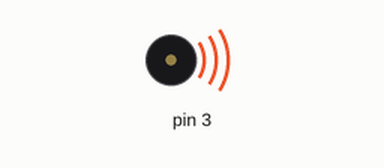
Recording of a sketch running on a simulated Arduino Uno, built with avr-gcc and run on an emulated ATmega328P. Shown: buzzer (waves = sounding).

Above: at 0.1 s.
At 44.2 s:
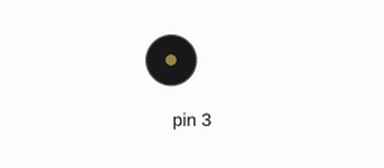
Timing chart, 0 to 45.7 s (numbered marks = the images above):
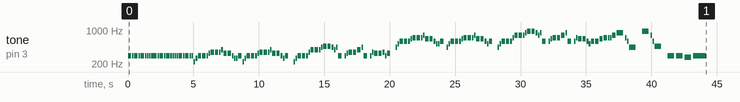

The sketch:

hes_a_pirate.ino
```cpp
#define NOTE_B0  0
#define NOTE_C1  33
#define NOTE_CS1 35
#define NOTE_D1  37
#define NOTE_DS1 39
#define NOTE_E1  41
#define NOTE_F1  44
#define NOTE_FS1 46
#define NOTE_G1  49
#define NOTE_GS1 52
#define NOTE_A1  55
#define NOTE_AS1 58
#define NOTE_B1  62
#define NOTE_C2  65
#define NOTE_CS2 69
#define NOTE_D2  73
#define NOTE_DS2 78
#define NOTE_E2  82
#define NOTE_F2  87
#define NOTE_FS2 93
#define NOTE_G2  98
#define NOTE_GS2 104
#define NOTE_A2  110
#define NOTE_AS2 117
#define NOTE_B2  123
#define NOTE_C3  131
#define NOTE_CS3 139
#define NOTE_D3  147
#define NOTE_DS3 156
#define NOTE_E3  165
#define NOTE_F3  175
#define NOTE_FS3 185
#define NOTE_G3  196
#define NOTE_GS3 208
#define NOTE_A3  220
#define NOTE_AS3 233
#define NOTE_B3  247
#define NOTE_C4  262
#define NOTE_CS4 277
#define NOTE_D4  294
#define NOTE_DS4 311
#define NOTE_E4  330
#define NOTE_F4  349
#define NOTE_FS4 370
#define NOTE_G4  392
#define NOTE_GS4 415
#define NOTE_A4  440
#define NOTE_AS4 466
#define NOTE_B4  494
#define NOTE_C5  523
#define NOTE_CS5 554
#define NOTE_D5  587
#define NOTE_DS5 622
#define NOTE_E5  659
#define NOTE_F5  698
#define NOTE_FS5 740
#define NOTE_G5  784
#define NOTE_GS5 831
#define NOTE_A5  880
#define NOTE_AS5 932
#define NOTE_B5  988
#define NOTE_C6  1047
#define NOTE_CS6 1109
#define NOTE_D6  1175
#define NOTE_DS6 1245
#define NOTE_E6  1319
#define NOTE_F6  1397
#define NOTE_FS6 1480
#define NOTE_G6  1568
#define NOTE_GS6 1661
#define NOTE_A6  1760
#define NOTE_AS6 1865
#define NOTE_B6  1976
#define NOTE_C7  2093
#define NOTE_CS7 2217
#define NOTE_D7  2349
#define NOTE_DS7 2489
#define NOTE_E7  2637
#define NOTE_F7  2794
#define NOTE_FS7 2960
#define NOTE_G7  3136
#define NOTE_GS7 3322
#define NOTE_A7  3520
#define NOTE_AS7 3729
#define NOTE_B7  3951
#define NOTE_C8  4186
#define NOTE_CS8 4435
#define NOTE_D8  4699
#define NOTE_DS8 4978

// notes in the melody:
int melody[] = {

  NOTE_D4, NOTE_D4, NOTE_D4, NOTE_D4, NOTE_D4, NOTE_D4, NOTE_D4, NOTE_D4, NOTE_D4, NOTE_D4, NOTE_D4, NOTE_D4, NOTE_D4, NOTE_D4, NOTE_D4, NOTE_D4, NOTE_D4, NOTE_D4, NOTE_D4, NOTE_D4, NOTE_D4, NOTE_D4, NOTE_D4,
  NOTE_A3, NOTE_C4, NOTE_D4, NOTE_D4, NOTE_D4, NOTE_E4, NOTE_F4, NOTE_F4, NOTE_F4, NOTE_G4, NOTE_E4, NOTE_E4, NOTE_D4, NOTE_C4, NOTE_C4, NOTE_D4, NOTE_A3, NOTE_C4, NOTE_D4, NOTE_D4, NOTE_D4, NOTE_E4, NOTE_F4,
  NOTE_F4, NOTE_F4, NOTE_G4, NOTE_E4, NOTE_E4, NOTE_D4, NOTE_C4, NOTE_D4, NOTE_B0, NOTE_A3, NOTE_C4, NOTE_D4, NOTE_D4, NOTE_D4, NOTE_F4, NOTE_G4, NOTE_G4, NOTE_G4, NOTE_A4, NOTE_AS4, NOTE_AS4, NOTE_A4, NOTE_G4,
  NOTE_A4, NOTE_D4, NOTE_B0, NOTE_D4, NOTE_E4, NOTE_F4, NOTE_F4, NOTE_G4, NOTE_A4, NOTE_D4, NOTE_B0, NOTE_D4, NOTE_F4, NOTE_E4, NOTE_E4, NOTE_F4, NOTE_D4, NOTE_E4, NOTE_B0, NOTE_A4, NOTE_C5, NOTE_D5, NOTE_D5,
  NOTE_D5, NOTE_E5, NOTE_F5, NOTE_F5, NOTE_F5, NOTE_G5, NOTE_E5, NOTE_E5, NOTE_D5, NOTE_C5, NOTE_C5, NOTE_D5, NOTE_B0, NOTE_A4, NOTE_C5, NOTE_D5, NOTE_D5, NOTE_D5, NOTE_E5, NOTE_F5, NOTE_F5, NOTE_F5, NOTE_G5,
  NOTE_E5, NOTE_E5, NOTE_D5, NOTE_C5, NOTE_D5, NOTE_B0, NOTE_A4, NOTE_C5, NOTE_D5, NOTE_D5, NOTE_D5, NOTE_F5, NOTE_G5, NOTE_G5, NOTE_G5, NOTE_A5, NOTE_AS5, NOTE_AS5, NOTE_A5, NOTE_G5, NOTE_A5, NOTE_D5, NOTE_B0,
  NOTE_D5, NOTE_E5, NOTE_F5, NOTE_F5, NOTE_G5, NOTE_A5, NOTE_D5, NOTE_B0, NOTE_D5, NOTE_F5, NOTE_E5, NOTE_E5, NOTE_D5, NOTE_C5, NOTE_D5, NOTE_D5, NOTE_E5, NOTE_F5, NOTE_F5, NOTE_F5, NOTE_G5, NOTE_A5, NOTE_F5,
  NOTE_D5, NOTE_A4, NOTE_B0, NOTE_AS5, NOTE_G5, NOTE_D5, NOTE_AS4, NOTE_B0, NOTE_D4, NOTE_D4, NOTE_CS4, NOTE_D4
};

// note durations: 4 = quarter note, 8 = eighth note, etc.:
int noteDurations[] = {

  4,8,4,8,4,8,8,8,8,4,8,4,8,4,8,8,8,8,4,8,4,8,8,
  8,8,4,4,8,8,4,4,8,8,4,4,8,8,8,4,8,8,4,4,8,8,4,
  4,8,8,4,4,8,8,4,4,8,8,4,4,8,8,4,4,8,8,4,4,8,8,
  8,4,8,8,8,4,4,4,8,4,8,8,8,4,4,8,8,4,4,8,8,4,4,
  8,8,4,4,8,8,4,4,8,8,8,4,8,8,8,4,4,8,8,4,4,8,8,
  4,4,8,8,4,4,8,8,4,4,8,8,4,4,8,8,4,4,8,8,8,4,8,
  8,8,4,4,4,8,4,8,8,8,4,4,8,8,4,4,4,4,8,8,4,2,8,
  8,2,4,2,8,8,2,4,2,2,2,1

};

void setup() {

  // iterate over the notes of the melody:

  for (int thisNote = 0; thisNote < 173; thisNote++) {

    // to calculate the note duration, take one second divided by the note type.
    //e.g. quarter note = 1000 / 4, eighth note = 1000/8, etc.

    int noteDuration = 1000 / noteDurations[thisNote];

    tone(3, melody[thisNote], noteDuration);

    // to distinguish the notes, set a minimum time between them.
    // the note's duration + 30% seems to work well:

    int pauseBetweenNotes = noteDuration * 1.30;

    delay(pauseBetweenNotes);

    // stop the tone playing:

    noTone(3);

  }
}

void loop() {

  // no need to repeat the melody.
}
```
